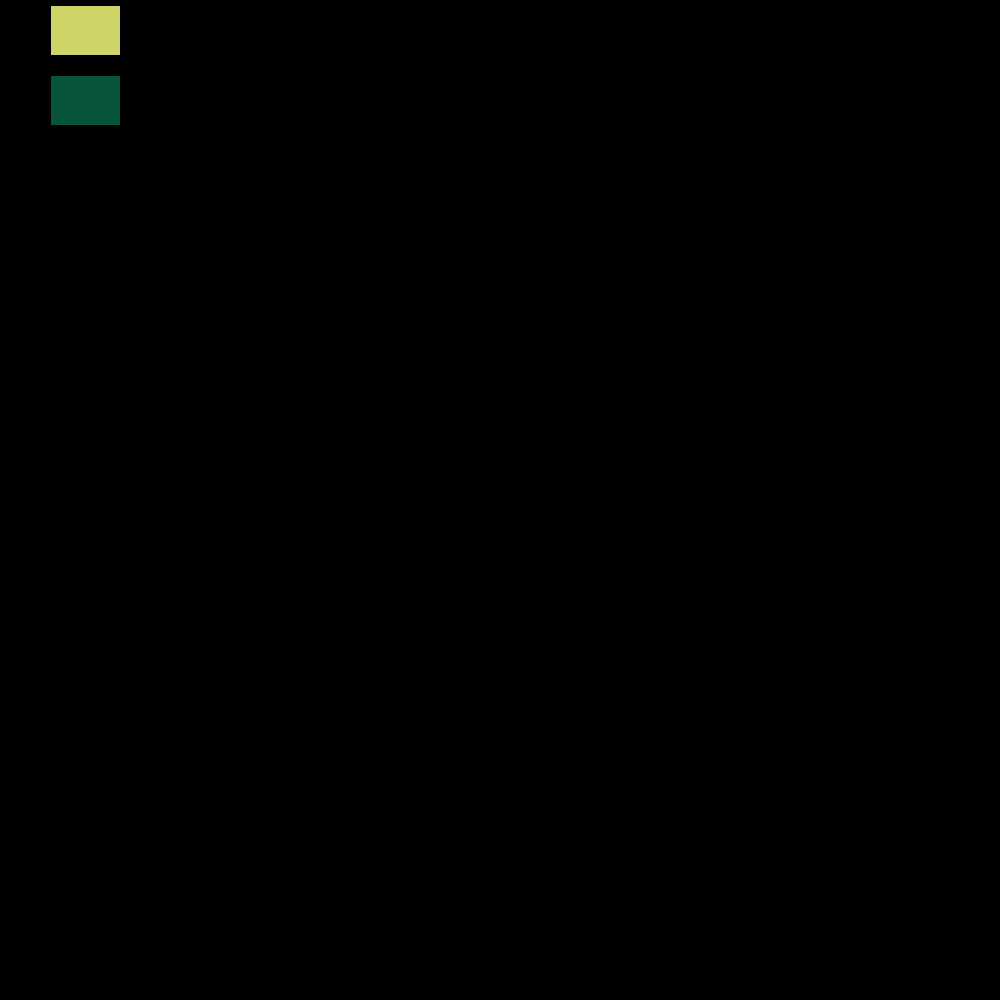
Frame 1 (no input)
Frame 60 (the mouse pressed at the canvas centre just before this capture): identical to frame 1, image omitted
Frame 120 (the mouse held since frame 60 and released just before this capture): identical to frame 1, image omitted

The Processing sketch that drew this single still picture (run headless with seeded random() and noise(); from frame 60 on, the mouse is pressed at the canvas centre):

// Processing sketch: sketch_5
// ── sketch_5.pde
void setup(){
size(1000,1000);
background(0);
fill(207,212,104);
rect(50,5,70,50);
fill(7,85,58);
rect(50,75,70,50);
}
void draw(){

}
void mouseDragged(){
strokeWeight(10);
line(mouseX,mouseY,pmouseX,pmouseY);
}
void mouseClicked()
{
    if(mouseX > 50 && mouseX < 120 && mouseY > 5 && mouseY < 55 )
  {
  line(mouseX,mouseY,pmouseX,pmouseY);
 

  stroke(207,212,104);
  }
 else if(mouseX > 50 && mouseX < 120&& mouseY >75&& mouseY < 105)
  {
    line(mouseX,mouseY,pmouseX,pmouseY);
  stroke(7,85,58);
  }
 else   
  {
   stroke(255);
  line(mouseX,mouseY,pmouseX,pmouseY);
    
}
  }
